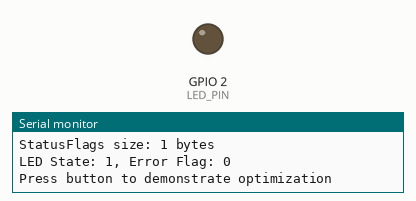
The sketch below on a simulated ESP32. Shown: output pins drawn as LEDs (lit = HIGH), the last lines printed to the serial monitor.

Above: at 4.9 s.
At 14.9 s:
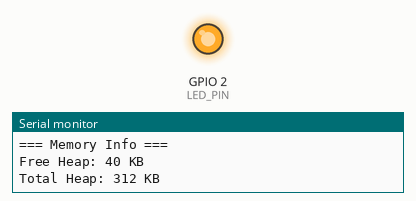
Timing chart, 0 to 26.0 s (numbered marks = the images above):
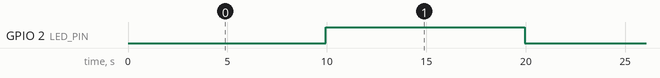

Measured:
- by itself, GPIO 2 (LED_PIN): alternates HIGH for 10.0 s and LOW for 10.0 s

The sketch:

sketch.ino
```cpp
/*
 * Memory Optimization - Memory Optimization
 *
 * Konsep: Mengurangi penggunaan memory
 *
 * Komponen:
 * - LED (D2)
 *
 * Pinout:
 * - LED -> GPIO 2
 */

#include <pgmspace.h>

const int LED_PIN = 2;

// Constant strings stored in flash memory (PROGMEM)
const char message1[] PROGMEM = "This string is stored in flash memory";
const char message2[] PROGMEM = "Another flash string";
const char* const flashMessages[] PROGMEM = {
  "Message 1 from flash",
  "Message 2 from flash",
  "Message 3 from flash"
};

// Using smaller data types
typedef struct {
  uint8_t ledState : 1;    // Bit field - uses 1 bit
  uint8_t errorFlag : 1;
  uint8_t reserved : 6;
} StatusFlags;

// Using int instead of long when possible
int smallCounter = 0;
// Use uint8_t for small values
uint8_t byteCounter = 0;

void setup() {
  Serial.begin(115200);
  pinMode(LED_PIN, OUTPUT);

  Serial.println("Memory Optimization Demo Started");

  printMemoryInfo();
  demonstrateFlashUsage();
  demonstrateBitFields();

  Serial.println("Press button to demonstrate optimization");
}

void loop() {
  static unsigned long lastPrint = 0;

  if (millis() - lastPrint > 5000) {
    lastPrint = millis();
    printMemoryInfo();
  }

  demonstrateOptimization();
  delay(100);
}

void printMemoryInfo() {
  Serial.println("\n=== Memory Info ===");
  Serial.printf("Free Heap: %u KB\n", ESP.getFreeHeap() / 1024);
  Serial.printf("Total Heap: %u KB\n", ESP.getHeapSize() / 1024);
}

void demonstrateFlashUsage() {
  Serial.println("\n=== Flash (PROGMEM) Usage ===");

  // Read strings from flash
  char buffer[40];

  strcpy_P(buffer, message1);
  Serial.println(buffer);

  strcpy_P(buffer, message2);
  Serial.println(buffer);

  // Read array from flash
  for (int i = 0; i < 3; i++) {
    const char* msg = (const char*)pgm_read_ptr(&flashMessages[i]);
    Serial.println(msg);
  }
}

void demonstrateBitFields() {
  Serial.println("\n=== Bit Fields Example ===");

  StatusFlags flags = {0, 0, 0};

  flags.ledState = 1;
  flags.errorFlag = 0;

  Serial.printf("StatusFlags size: %u bytes\n", sizeof(StatusFlags));
  Serial.printf("LED State: %d, Error Flag: %d\n", flags.ledState, flags.errorFlag);
}

void demonstrateOptimization() {
  // Use smaller data types
  smallCounter++;
  byteCounter++;

  if (byteCounter > 100) {
    byteCounter = 0;
  }

  // Use efficient string operations
  char temp[20];
  snprintf(temp, sizeof(temp), "Counter: %d", smallCounter);

  // Only print every 100 iterations
  if (smallCounter % 100 == 0) {
    Serial.println(temp);

    // Toggle LED efficiently
    static bool state = false;
    state = !state;
    digitalWrite(LED_PIN, state ? HIGH : LOW);
  }
}
```
